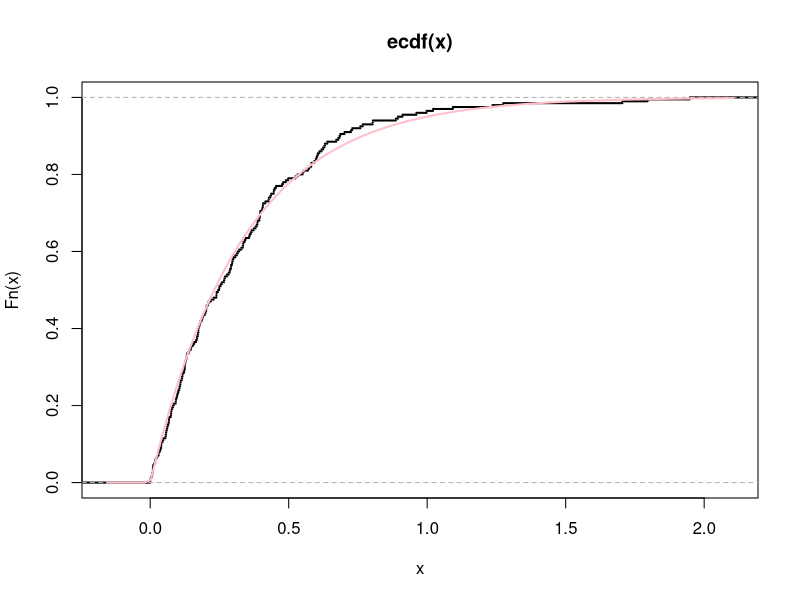
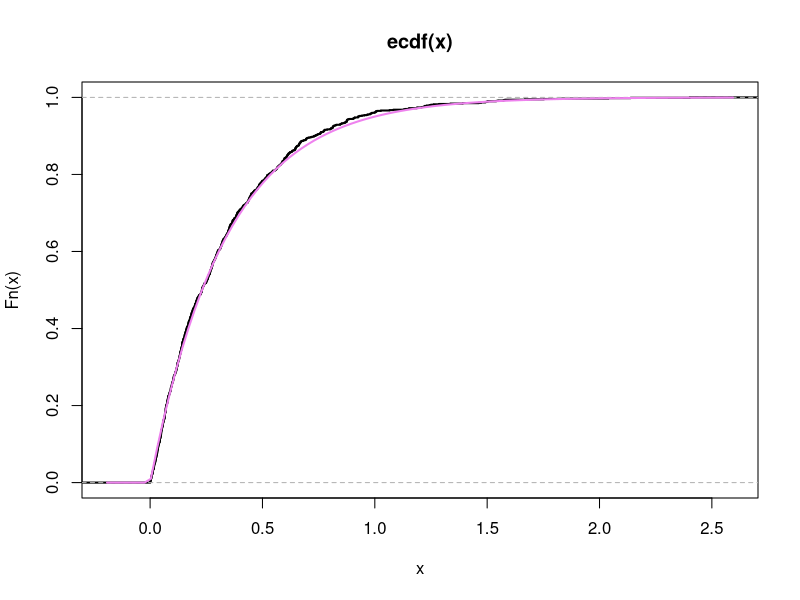

The R script that drew these images, in order:
#Задача 36. За 𝑛 = 200 и 𝑛 = 1000 генерирайте данни 𝑥1, 𝑥2, . . . , 𝑥𝑛 от експоненциално
#разпределение с параметър 𝜆 = 3. Начертайте емпиричната функция на разпределение на
#данните. На същата картинка добавете функцията на разпределение на случайна величина
#𝑋 ∼ Exp(𝜆 = 3).
#za n=200
 x1 <-rexp(200,3)
 plot.ecdf(x1,do.points=F,lwd=2)
 curve(pexp(x,3),add=T,col="pink",lwd=2)

#za n=1000
 x1 <-rexp(1000,3)
 plot.ecdf(x1,do.points=F,lwd=2)
 curve(pexp(x,3),add=T,col="violet",lwd=2)
 
